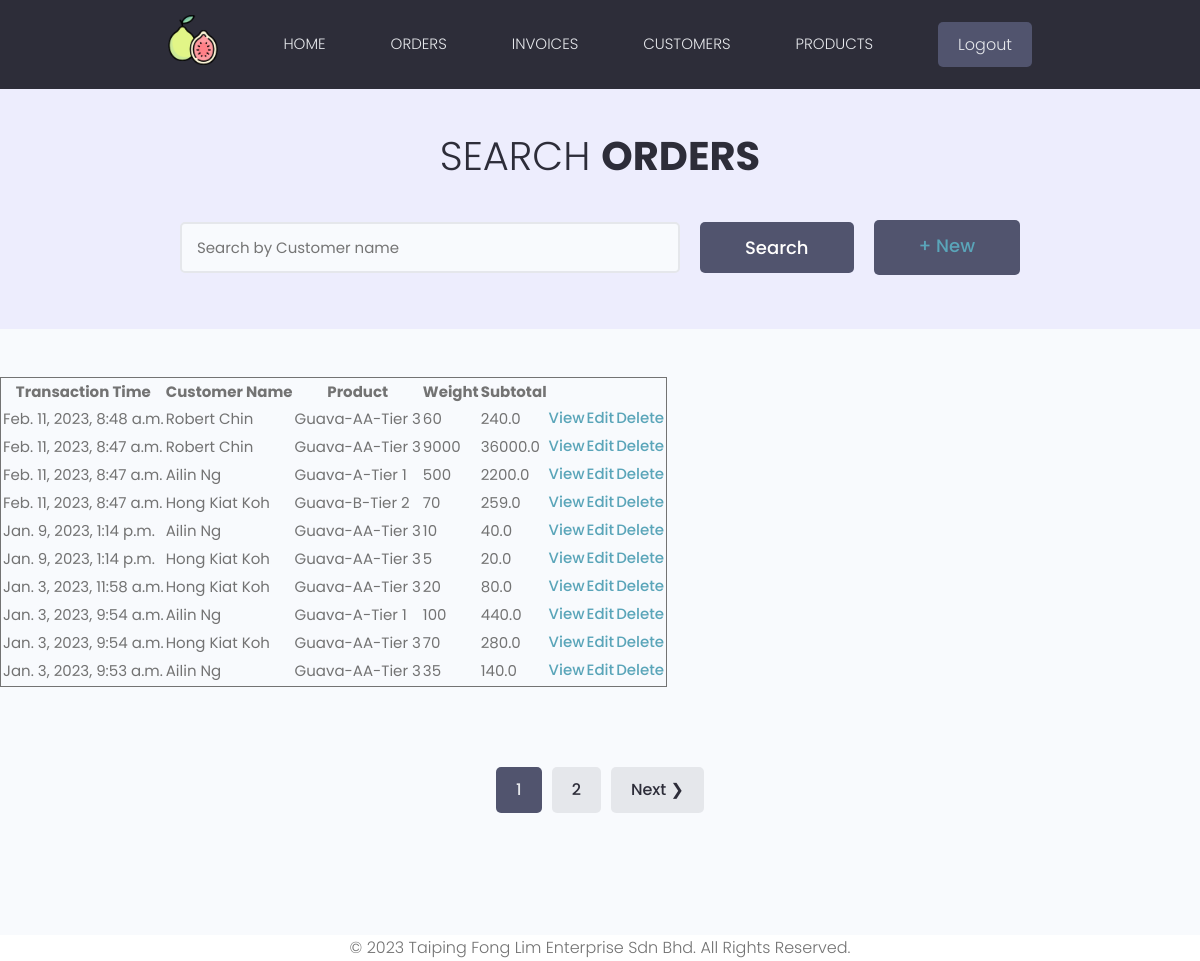
The page /orders/ (signed in) on the database as committed earlier.
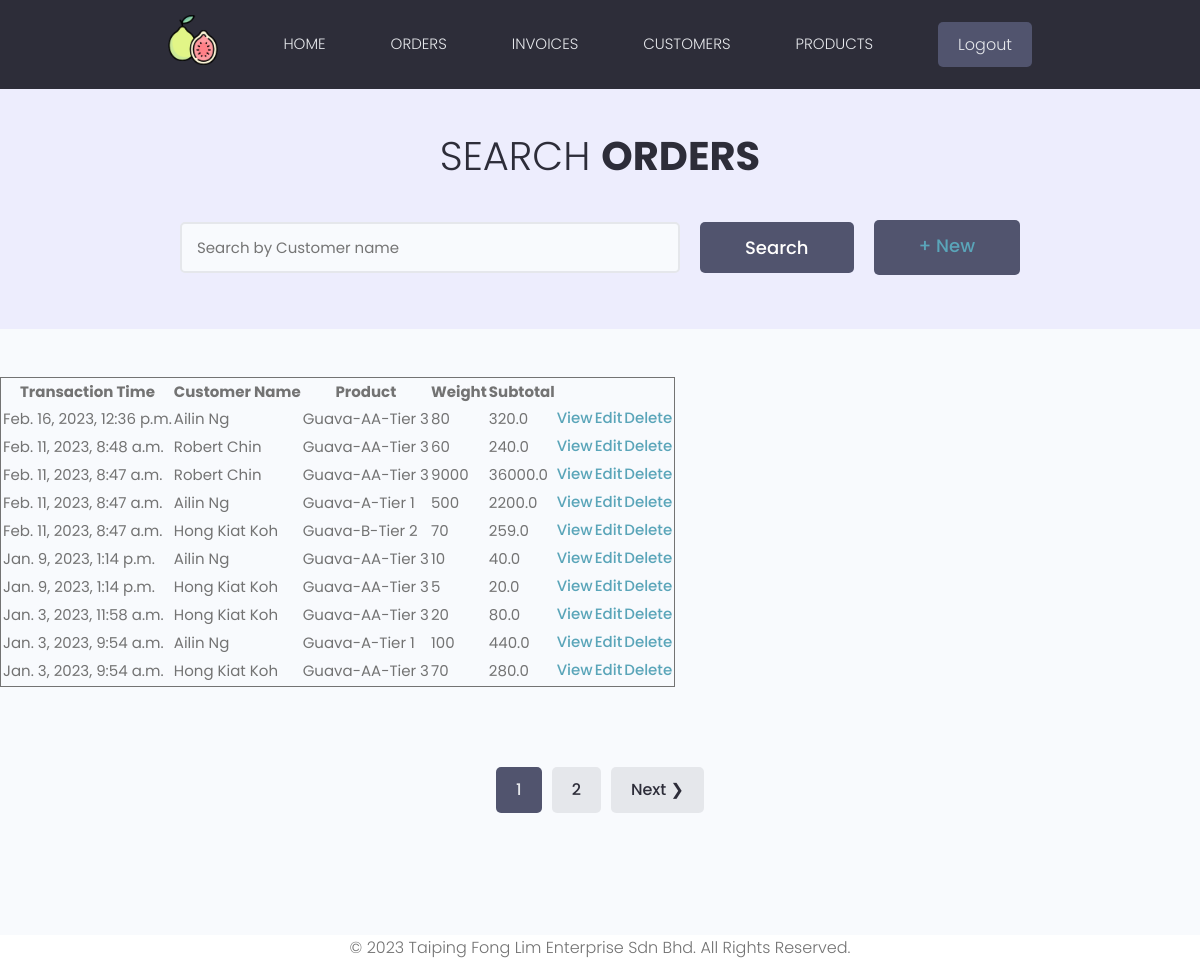
The same page on the database as committed later.
### products/models.py (models this page shows, shortened)
class Order(models.Model):
    invoice = models.ForeignKey(Invoice, on_delete=models.SET_NULL, null=True)
    customer = models.ForeignKey(Customer, on_delete=models.PROTECT)
    transactionTime = models.DateTimeField(auto_now_add=True)
    product = models.ForeignKey(Product, on_delete=models.PROTECT)
    weight = models.IntegerField(null=True)
    flag = models.BooleanField(null=True)
    @property
    def subtotal(self):
        subtotal = round(self.product.unitPrice * self.weight, 2)
        return subtotal
    class Meta:
        ordering = ['-transactionTime']

class Customer(models.Model):
    firstname = models.CharField(max_length=50, null=True)
    lastname = models.CharField(max_length=50, null=True)
    companyName = models.CharField(max_length=100, null=True, default='N/A')
    companyPhone = models.IntegerField(null=True, default='N/A')
    companyAddress = models.CharField(max_length=200, null=True, default='N/A')
    phone = models.IntegerField(null=True)
    email = models.CharField(max_length=50, null=True)
    tier = models.ForeignKey(Tier, on_delete=models.PROTECT)
    def __str__(self):
        return self.firstname + ' ' + self.lastname

class Product(models.Model):
    GRADES = (
        ('AA', 'Grade AA'),
        ('A', 'Grade A'),
        ('B', 'Grade B'),
        ('Bk', 'Grade Bk'),
        ('C', 'Grade C')
    )
    productName = models.CharField(max_length=20, null=True)
    grade = models.CharField(max_length=10, choices=GRADES, null=True)
    tier = models.ForeignKey(Tier, on_delete=models.PROTECT)
    unitPrice = models.FloatField(null=True)
    def __str__(self):
        return self.productName + '-' + self.grade + '-' + str(self.tier)

class Tier(models.Model):
    TIERS = (
        ('1', 'Tier 1'),
        ('2', 'Tier 2'),
        ('3', 'Market'),
    )
    tier = models.CharField(max_length=10, choices=TIERS, null=True)
    def __str__(self):
        return 'Tier ' + self.tier

### products/views.py (the view)
# urls.py: path("orders/", views.orders, name="orders"),
@login_required(login_url='login')
def orders(request):
    orders, search_query = searchItems(request, 'search_order')
    custom_range, orders = paginateItems(request, orders)
    context = {'orders': orders, 'search_query': search_query, 'custom_range': custom_range}
    return render(request, 'orders.html', context)

### products/utilities.py (called while the page is built, shortened)
def searchItems(request, search_type):
    search_query = ''
    if request.GET.get('search_query'):
        search_query = request.GET.get('search_query')
        print(search_query)
    if search_type == 'search_order':
        orders = Order.objects.distinct().filter(
            Q(customer__firstname__icontains=search_query) |
            Q(product__productName__icontains=search_query)
        )
        return orders, search_query
    elif search_type == 'search_product':
        products = Product.objects.distinct().filter(
            Q(productName__icontains=search_query)
        )
        return products, search_query

### templates/orders.html (shortened to what this page needs)
{% extends 'main.html' %}
{% block content %}
  <main class="projects">
    <section class="hero-section text-center">
      <div class="container container--narrow">
        <div class="hero-section__box">
          <h2>Search <span>Orders</span></h2>
        </div>
        <div class="hero-section__search">
          <form id='searchForm' class="form" action="{% url 'orders' %}" method="get">
            <div class="form__field">
              <input class="input input--text" id="formInput#search" type="text" name="search_query"
                value="{{ search_query }}"
                     placeholder="Search by Customer name" />
            </div>
              <input class="btn btn--sub btn--lg" type="submit" value="Search" /><h1 class="btn btn--sub btn--lg" type="button" value="ADD ORDER"><a href="{% url 'create-order' %}">+ New</a></h1>
          </form>
        </div>
      </div>
    </section>
    <br>
    <br>
      <table class="table">
  <thead>
    <tr>
      <th>Transaction Time</th>
      <th>Customer Name</th>
      <th>Product</th>
      <th>Weight</th>
        <th>Subtotal</th>
    </tr>
  </thead>
  <tbody>
    {% for order in orders %}
                <tr>
                    <td>{{ order.transactionTime }}</td>
                    <td>{{ order.customer }}</td>
                    <td>{{ order.product }}</td>
                    <td>{{ order.weight }}</td>
                    <td>{{ order.subtotal}}</td>
                    <td><a href="{% url 'retrieve-order' order.id %}">View</a></td>
                    <td><a href="{% url 'update-order' order.id %}">Edit</a></td>
                    <td><a href="{% url 'delete-order' order.id %}">Delete</a></td>
                </tr>
            {% endfor %}
  </tbody>
</table>
    {% include 'pagination.html' with queryset=orders custom_range=custom_range %}
</main>
{% endblock content %}

Rows that differ between the two databases and show on the page:
no longer on this page (row unchanged): Order: transactionTime "Jan. 3, 2023, 9:53 a.m.", customer "Ailin Ng", product "Guava-AA-Tier 3", weight "35", subtotal "140.0"
added Order: transactionTime "Feb. 16, 2023, 12:36 p.m.", customer "Ailin Ng", product "Guava-AA-Tier 3", weight "80", subtotal "320.0"
